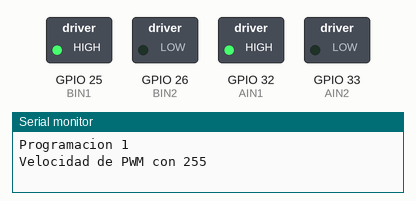
Bench run of a sketch on a simulated ESP32. Shown: switched loads named in the sketch (green lamp = pin HIGH), the last lines printed to the serial monitor.

Above: at 0.5 s.
At 10.0 s:
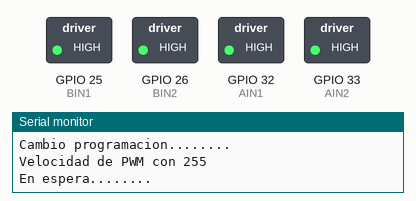
At 13.0 s:
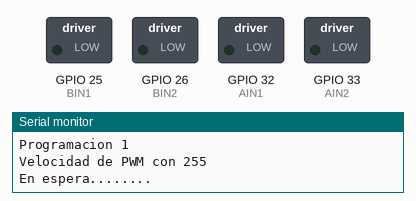
Timing chart, 0 to 14.3 s (numbered marks = the images above):
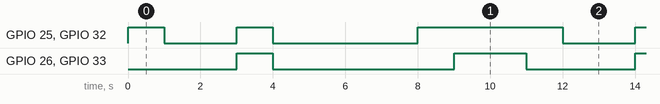

Measured:
- by itself, GPIO 25 (BIN1), GPIO 32 (AIN1): repeats every 11.0 s: LOW 2.0 s, HIGH 1.0 s, LOW 4.0 s, HIGH 4.0 s
- by itself, GPIO 26 (BIN2), GPIO 33 (AIN2): repeats every 11.0 s: LOW 5.0 s, HIGH 2.0 s, LOW 3.0 s, HIGH 1.0 s
- by itself, everything shown: repeats every 11.0 s, in 6 steps

The sketch:

Motores_2_PWM.ino
```cpp
#include <analogWrite.h>

#define AIN1 32
#define AIN2 33
#define BIN1 25
#define BIN2 26

void setup() {
  Serial.begin(9600);

  pinMode(AIN1,OUTPUT);
  pinMode(AIN2,OUTPUT);
  pinMode(BIN1,OUTPUT);
  pinMode(BIN2,OUTPUT);

}

void loop() {
  //Prueba de PWM con 255
 Serial.println("Programacion 1");
 Serial.println("Velocidad de PWM con 255");
 digitalWrite(AIN1,HIGH);
 digitalWrite(AIN2,0);
 digitalWrite(BIN1,HIGH);
 digitalWrite(BIN2,0);

 delay(1000);

 digitalWrite(AIN1,LOW);
 digitalWrite(AIN2,LOW);
 digitalWrite(BIN1,LOW);
 digitalWrite(BIN2,LOW);

  Serial.println("En espera........");
 delay(2000);

   //Prueba de PWM con 64
 Serial.println("Velocidad de PWM con 64");
 digitalWrite(AIN1,HIGH);
 digitalWrite(AIN2,64);
 digitalWrite(BIN1,HIGH);
 digitalWrite(BIN2,64);

 delay(1000);

 digitalWrite(AIN1,LOW);
 digitalWrite(AIN2,LOW);
 digitalWrite(BIN1,LOW);
 digitalWrite(BIN2,LOW);

  Serial.println("En espera........");
 delay(2000);

 Serial.println("Cambio programacion........");
 delay(2000);

   //Prueba de PWM con 255
  Serial.println("Velocidad de PWM con 255");
 digitalWrite(AIN1,HIGH);
 digitalWrite(AIN2,0);
 digitalWrite(BIN1,HIGH);
 digitalWrite(BIN2,0);

 delay(1000);

 digitalWrite(AIN1,HIGH);
 digitalWrite(AIN2,255);
 digitalWrite(BIN1,HIGH);
 digitalWrite(BIN2,255);

  Serial.println("En espera........");
 delay(2000);
}
```
